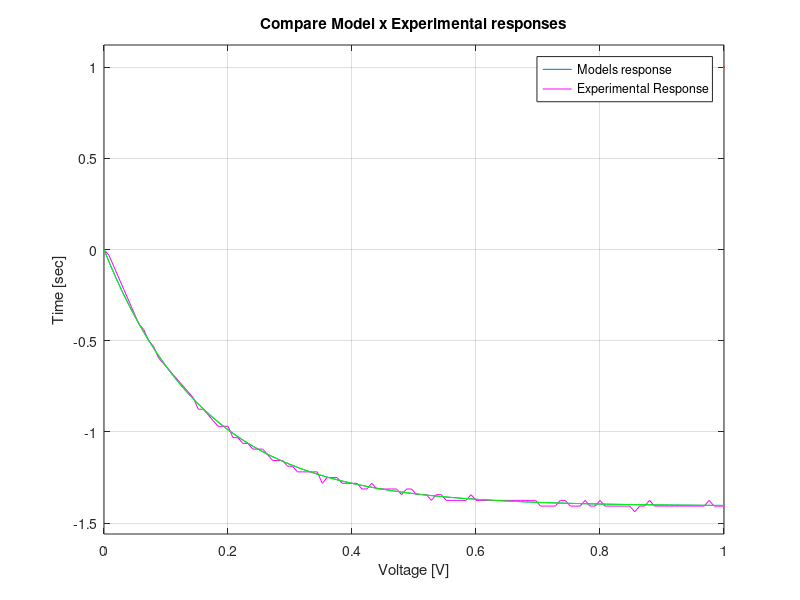

This figure's MATLAB source:
%% STEP RESPONSE TEST
% Create a model and analyse a grey-box system using it's step response 
clc
clear
s=tf('s');

% Parameters measured from experimental Data:
t = 0.165;     % Time constant [sec]
K = -1.406;    % Static Gain   [adm]

% Physical Circuit Estimated Values:
C1 = 330e-9;  % [F]
R2 = t/C1;    % [Ohm]
R1 = -R2/K;   % [Ohm]

% Analytical Transfer Function (Low Pass Filter)
Gp=K/(t*s+1);

step(Gp)
grid on

%% COMPARE (UNITARY) STEP RESPONSE

% Processed Experimental Data:
load("ProcessedData/Response_exp.mat");
load("ProcessedData/time_exp.mat");

% Plot and Compare
close all
hold on

plot(time_exp, Response_exp,'m',LineWidth=1)                % Experimental Response
step(Gp,'g')                                                % Our Model's Response

% Plot Config
grid on
legend('Models response', 'Experimental Response')
title('Compare Model x Experimental responses')
xlabel('Voltage [V]')
ylabel('Time [sec]')

